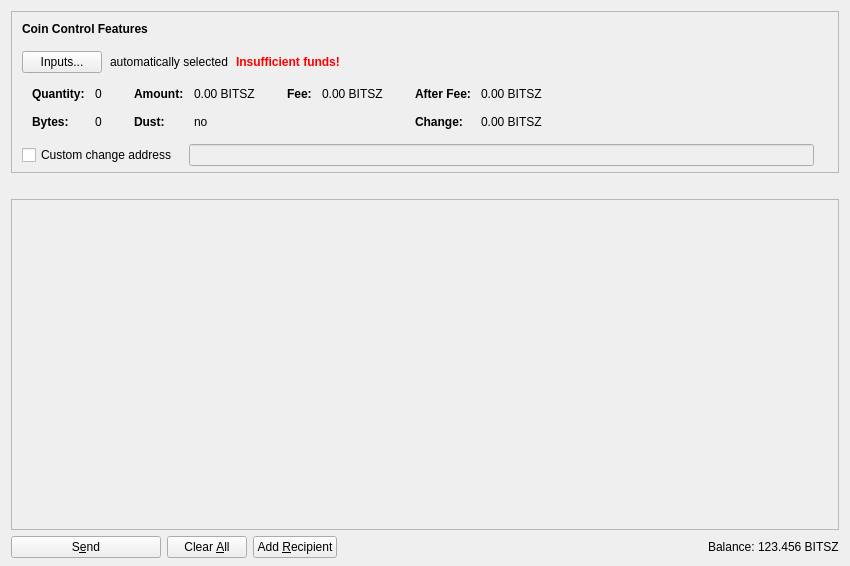
<?xml version="1.0" encoding="UTF-8"?>
<ui version="4.0">
 <class>SendCoinsDialog</class>
 <widget class="QDialog" name="SendCoinsDialog">
  <property name="geometry">
   <rect>
    <x>0</x>
    <y>0</y>
    <width>850</width>
    <height>566</height>
   </rect>
  </property>
  <property name="windowTitle">
   <string>Send Coins</string>
  </property>
  <layout class="QVBoxLayout" name="verticalLayout" stretch="0,0,0,0">
   <property name="bottomMargin">
    <number>8</number>
   </property>
   <item>
    <widget class="QFrame" name="frameCoinControl">
     <property name="sizePolicy">
      <sizepolicy hsizetype="Expanding" vsizetype="Fixed">
       <horstretch>0</horstretch>
       <verstretch>0</verstretch>
      </sizepolicy>
     </property>
     <property name="maximumSize">
      <size>
       <width>16777215</width>
       <height>16777215</height>
      </size>
     </property>
     <property name="frameShape">
      <enum>QFrame::StyledPanel</enum>
     </property>
     <property name="frameShadow">
      <enum>QFrame::Sunken</enum>
     </property>
     <layout class="QVBoxLayout" name="verticalLayoutCoinControl2">
      <property name="spacing">
       <number>0</number>
      </property>
      <property name="leftMargin">
       <number>0</number>
      </property>
      <property name="topMargin">
       <number>0</number>
      </property>
      <property name="rightMargin">
       <number>0</number>
      </property>
      <property name="bottomMargin">
       <number>6</number>
      </property>
      <item>
       <layout class="QVBoxLayout" name="verticalLayoutCoinControl" stretch="0,0,0,0">
        <property name="spacing">
         <number>0</number>
        </property>
        <property name="leftMargin">
         <number>10</number>
        </property>
        <property name="topMargin">
         <number>10</number>
        </property>
        <item>
         <layout class="QHBoxLayout" name="horizontalLayoutCoinControl1">
          <property name="bottomMargin">
           <number>15</number>
          </property>
          <item>
           <widget class="QLabel" name="labelCoinControlFeatures">
            <property name="sizePolicy">
             <sizepolicy hsizetype="Preferred" vsizetype="Maximum">
              <horstretch>0</horstretch>
              <verstretch>0</verstretch>
             </sizepolicy>
            </property>
            <property name="font">
             <font>
              <weight>75</weight>
              <bold>true</bold>
             </font>
            </property>
            <property name="styleSheet">
             <string notr="true">font-weight:bold;</string>
            </property>
            <property name="text">
             <string>Coin Control Features</string>
            </property>
           </widget>
          </item>
         </layout>
        </item>
        <item>
         <layout class="QHBoxLayout" name="horizontalLayoutCoinControl2" stretch="0,0,0,0">
          <property name="spacing">
           <number>8</number>
          </property>
          <property name="bottomMargin">
           <number>10</number>
          </property>
          <item>
           <widget class="QPushButton" name="pushButtonCoinControl">
            <property name="styleSheet">
             <string notr="true"/>
            </property>
            <property name="text">
             <string>Inputs...</string>
            </property>
            <property name="autoDefault">
             <bool>false</bool>
            </property>
           </widget>
          </item>
          <item>
           <widget class="QLabel" name="labelCoinControlAutomaticallySelected">
            <property name="text">
             <string>automatically selected</string>
            </property>
            <property name="margin">
             <number>5</number>
            </property>
           </widget>
          </item>
          <item>
           <widget class="QLabel" name="labelCoinControlInsuffFunds">
            <property name="font">
             <font>
              <weight>75</weight>
              <bold>true</bold>
             </font>
            </property>
            <property name="styleSheet">
             <string notr="true">color:red;font-weight:bold;</string>
            </property>
            <property name="text">
             <string>Insufficient funds!</string>
            </property>
            <property name="margin">
             <number>5</number>
            </property>
           </widget>
          </item>
          <item>
           <spacer name="horizontalSpacerCoinControl">
            <property name="orientation">
             <enum>Qt::Horizontal</enum>
            </property>
            <property name="sizeHint" stdset="0">
             <size>
              <width>800</width>
              <height>1</height>
             </size>
            </property>
           </spacer>
          </item>
         </layout>
        </item>
        <item>
         <widget class="QWidget" name="widgetCoinControl" native="true">
          <property name="sizePolicy">
           <sizepolicy hsizetype="Preferred" vsizetype="Preferred">
            <horstretch>0</horstretch>
            <verstretch>0</verstretch>
           </sizepolicy>
          </property>
          <property name="minimumSize">
           <size>
            <width>0</width>
            <height>0</height>
           </size>
          </property>
          <property name="styleSheet">
           <string notr="true"/>
          </property>
          <layout class="QHBoxLayout" name="horizontalLayoutCoinControl5">
           <property name="leftMargin">
            <number>0</number>
           </property>
           <property name="topMargin">
            <number>0</number>
           </property>
           <property name="rightMargin">
            <number>0</number>
           </property>
           <property name="bottomMargin">
            <number>0</number>
           </property>
           <item>
            <layout class="QHBoxLayout" name="horizontalLayoutCoinControl3" stretch="0,0,0,1">
             <property name="spacing">
              <number>20</number>
             </property>
             <property name="topMargin">
              <number>0</number>
             </property>
             <property name="bottomMargin">
              <number>10</number>
             </property>
             <item>
              <layout class="QFormLayout" name="formLayoutCoinControl1">
               <property name="horizontalSpacing">
                <number>10</number>
               </property>
               <property name="verticalSpacing">
                <number>14</number>
               </property>
               <property name="leftMargin">
                <number>10</number>
               </property>
               <property name="topMargin">
                <number>4</number>
               </property>
               <property name="rightMargin">
                <number>6</number>
               </property>
               <item row="0" column="0">
                <widget class="QLabel" name="labelCoinControlQuantityText">
                 <property name="font">
                  <font>
                   <weight>75</weight>
                   <bold>true</bold>
                  </font>
                 </property>
                 <property name="text">
                  <string>Quantity:</string>
                 </property>
                 <property name="margin">
                  <number>0</number>
                 </property>
                </widget>
               </item>
               <item row="0" column="1">
                <widget class="QLabel" name="labelCoinControlQuantity">
                 <property name="cursor">
                  <cursorShape>IBeamCursor</cursorShape>
                 </property>
                 <property name="contextMenuPolicy">
                  <enum>Qt::ActionsContextMenu</enum>
                 </property>
                 <property name="text">
                  <string notr="true">0</string>
                 </property>
                 <property name="margin">
                  <number>0</number>
                 </property>
                 <property name="textInteractionFlags">
                  <set>Qt::LinksAccessibleByMouse|Qt::TextSelectableByKeyboard|Qt::TextSelectableByMouse</set>
                 </property>
                </widget>
               </item>
               <item row="1" column="0">
                <widget class="QLabel" name="labelCoinControlBytesText">
                 <property name="font">
                  <font>
                   <weight>75</weight>
                   <bold>true</bold>
                  </font>
                 </property>
                 <property name="text">
                  <string>Bytes:</string>
                 </property>
                </widget>
               </item>
               <item row="1" column="1">
                <widget class="QLabel" name="labelCoinControlBytes">
                 <property name="cursor">
                  <cursorShape>IBeamCursor</cursorShape>
                 </property>
                 <property name="contextMenuPolicy">
                  <enum>Qt::ActionsContextMenu</enum>
                 </property>
                 <property name="text">
                  <string notr="true">0</string>
                 </property>
                 <property name="textInteractionFlags">
                  <set>Qt::LinksAccessibleByMouse|Qt::TextSelectableByKeyboard|Qt::TextSelectableByMouse</set>
                 </property>
                </widget>
               </item>
              </layout>
             </item>
             <item>
              <layout class="QFormLayout" name="formLayoutCoinControl2">
               <property name="horizontalSpacing">
                <number>10</number>
               </property>
               <property name="verticalSpacing">
                <number>14</number>
               </property>
               <property name="leftMargin">
                <number>6</number>
               </property>
               <property name="topMargin">
                <number>4</number>
               </property>
               <property name="rightMargin">
                <number>6</number>
               </property>
               <item row="0" column="0">
                <widget class="QLabel" name="labelCoinControlAmountText">
                 <property name="font">
                  <font>
                   <weight>75</weight>
                   <bold>true</bold>
                  </font>
                 </property>
                 <property name="text">
                  <string>Amount:</string>
                 </property>
                 <property name="margin">
                  <number>0</number>
                 </property>
                </widget>
               </item>
               <item row="0" column="1">
                <widget class="QLabel" name="labelCoinControlAmount">
                 <property name="cursor">
                  <cursorShape>IBeamCursor</cursorShape>
                 </property>
                 <property name="contextMenuPolicy">
                  <enum>Qt::ActionsContextMenu</enum>
                 </property>
                 <property name="text">
                  <string notr="true">0.00 BITSZ</string>
                 </property>
                 <property name="textInteractionFlags">
                  <set>Qt::LinksAccessibleByMouse|Qt::TextSelectableByKeyboard|Qt::TextSelectableByMouse</set>
                 </property>
                </widget>
               </item>
               <item row="1" column="0">
                <widget class="QLabel" name="labelCoinControlLowOutputText">
                 <property name="font">
                  <font>
                   <weight>75</weight>
                   <bold>true</bold>
                  </font>
                 </property>
                 <property name="text">
                  <string>Dust:</string>
                 </property>
                </widget>
               </item>
               <item row="1" column="1">
                <widget class="QLabel" name="labelCoinControlLowOutput">
                 <property name="cursor">
                  <cursorShape>IBeamCursor</cursorShape>
                 </property>
                 <property name="contextMenuPolicy">
                  <enum>Qt::ActionsContextMenu</enum>
                 </property>
                 <property name="text">
                  <string notr="true">no</string>
                 </property>
                 <property name="textInteractionFlags">
                  <set>Qt::LinksAccessibleByMouse|Qt::TextSelectableByKeyboard|Qt::TextSelectableByMouse</set>
                 </property>
                </widget>
               </item>
              </layout>
             </item>
             <item>
              <layout class="QFormLayout" name="formLayoutCoinControl3">
               <property name="horizontalSpacing">
                <number>10</number>
               </property>
               <property name="verticalSpacing">
                <number>14</number>
               </property>
               <property name="leftMargin">
                <number>6</number>
               </property>
               <property name="topMargin">
                <number>4</number>
               </property>
               <property name="rightMargin">
                <number>6</number>
               </property>
               <item row="0" column="0">
                <widget class="QLabel" name="labelCoinControlFeeText">
                 <property name="font">
                  <font>
                   <weight>75</weight>
                   <bold>true</bold>
                  </font>
                 </property>
                 <property name="text">
                  <string>Fee:</string>
                 </property>
                 <property name="margin">
                  <number>0</number>
                 </property>
                </widget>
               </item>
               <item row="0" column="1">
                <widget class="QLabel" name="labelCoinControlFee">
                 <property name="cursor">
                  <cursorShape>IBeamCursor</cursorShape>
                 </property>
                 <property name="contextMenuPolicy">
                  <enum>Qt::ActionsContextMenu</enum>
                 </property>
                 <property name="text">
                  <string notr="true">0.00 BITSZ</string>
                 </property>
                 <property name="textInteractionFlags">
                  <set>Qt::LinksAccessibleByMouse|Qt::TextSelectableByKeyboard|Qt::TextSelectableByMouse</set>
                 </property>
                </widget>
               </item>
              </layout>
             </item>
             <item>
              <layout class="QFormLayout" name="formLayoutCoinControl4">
               <property name="horizontalSpacing">
                <number>10</number>
               </property>
               <property name="verticalSpacing">
                <number>14</number>
               </property>
               <property name="leftMargin">
                <number>6</number>
               </property>
               <property name="topMargin">
                <number>4</number>
               </property>
               <property name="rightMargin">
                <number>6</number>
               </property>
               <item row="0" column="0">
                <widget class="QLabel" name="labelCoinControlAfterFeeText">
                 <property name="font">
                  <font>
                   <weight>75</weight>
                   <bold>true</bold>
                  </font>
                 </property>
                 <property name="text">
                  <string>After Fee:</string>
                 </property>
                 <property name="margin">
                  <number>0</number>
                 </property>
                </widget>
               </item>
               <item row="0" column="1">
                <widget class="QLabel" name="labelCoinControlAfterFee">
                 <property name="cursor">
                  <cursorShape>IBeamCursor</cursorShape>
                 </property>
                 <property name="contextMenuPolicy">
                  <enum>Qt::ActionsContextMenu</enum>
                 </property>
                 <property name="text">
                  <string notr="true">0.00 BITSZ</string>
                 </property>
                 <property name="textInteractionFlags">
                  <set>Qt::LinksAccessibleByMouse|Qt::TextSelectableByKeyboard|Qt::TextSelectableByMouse</set>
                 </property>
                </widget>
               </item>
               <item row="1" column="0">
                <widget class="QLabel" name="labelCoinControlChangeText">
                 <property name="font">
                  <font>
                   <weight>75</weight>
                   <bold>true</bold>
                  </font>
                 </property>
                 <property name="text">
                  <string>Change:</string>
                 </property>
                </widget>
               </item>
               <item row="1" column="1">
                <widget class="QLabel" name="labelCoinControlChange">
                 <property name="cursor">
                  <cursorShape>IBeamCursor</cursorShape>
                 </property>
                 <property name="contextMenuPolicy">
                  <enum>Qt::ActionsContextMenu</enum>
                 </property>
                 <property name="text">
                  <string notr="true">0.00 BITSZ</string>
                 </property>
                 <property name="textInteractionFlags">
                  <set>Qt::LinksAccessibleByMouse|Qt::TextSelectableByKeyboard|Qt::TextSelectableByMouse</set>
                 </property>
                </widget>
               </item>
              </layout>
             </item>
            </layout>
           </item>
          </layout>
         </widget>
        </item>
        <item>
         <layout class="QHBoxLayout" name="horizontalLayoutCoinControl4" stretch="0,0,0">
          <property name="spacing">
           <number>12</number>
          </property>
          <property name="sizeConstraint">
           <enum>QLayout::SetDefaultConstraint</enum>
          </property>
          <property name="topMargin">
           <number>5</number>
          </property>
          <property name="rightMargin">
           <number>5</number>
          </property>
          <item>
           <widget class="QCheckBox" name="checkBoxCoinControlChange">
            <property name="toolTip">
             <string>If this is activated, but the change address is empty or invalid, change will be sent to a newly generated address.</string>
            </property>
            <property name="text">
             <string>Custom change address</string>
            </property>
           </widget>
          </item>
          <item>
           <widget class="QValidatedLineEdit" name="lineEditCoinControlChange">
            <property name="enabled">
             <bool>false</bool>
            </property>
            <property name="sizePolicy">
             <sizepolicy hsizetype="Expanding" vsizetype="Fixed">
              <horstretch>0</horstretch>
              <verstretch>0</verstretch>
             </sizepolicy>
            </property>
           </widget>
          </item>
          <item>
           <widget class="QLabel" name="labelCoinControlChangeLabel">
            <property name="sizePolicy">
             <sizepolicy hsizetype="Preferred" vsizetype="Expanding">
              <horstretch>0</horstretch>
              <verstretch>0</verstretch>
             </sizepolicy>
            </property>
            <property name="minimumSize">
             <size>
              <width>0</width>
              <height>0</height>
             </size>
            </property>
            <property name="text">
             <string/>
            </property>
            <property name="margin">
             <number>3</number>
            </property>
           </widget>
          </item>
         </layout>
        </item>
       </layout>
      </item>
     </layout>
    </widget>
   </item>
   <item>
    <spacer name="horizontalSpacer_2">
     <property name="orientation">
      <enum>Qt::Horizontal</enum>
     </property>
     <property name="sizeHint" stdset="0">
      <size>
       <width>40</width>
       <height>20</height>
      </size>
     </property>
    </spacer>
   </item>
   <item>
    <widget class="QScrollArea" name="scrollArea">
     <property name="widgetResizable">
      <bool>true</bool>
     </property>
     <widget class="QWidget" name="scrollAreaWidgetContents">
      <property name="geometry">
       <rect>
        <x>0</x>
        <y>0</y>
        <width>830</width>
        <height>297</height>
       </rect>
      </property>
      <layout class="QVBoxLayout" name="verticalLayout_2" stretch="0">
       <property name="leftMargin">
        <number>0</number>
       </property>
       <property name="topMargin">
        <number>0</number>
       </property>
       <property name="rightMargin">
        <number>0</number>
       </property>
       <property name="bottomMargin">
        <number>0</number>
       </property>
       <item>
        <layout class="QVBoxLayout" name="entries">
         <property name="spacing">
          <number>6</number>
         </property>
        </layout>
       </item>
      </layout>
     </widget>
    </widget>
   </item>
   <item>
    <layout class="QHBoxLayout" name="horizontalLayout">
     <item>
      <widget class="QPushButton" name="sendButton">
       <property name="minimumSize">
        <size>
         <width>150</width>
         <height>0</height>
        </size>
       </property>
       <property name="toolTip">
        <string>Confirm the send action</string>
       </property>
       <property name="text">
        <string>S&amp;end</string>
       </property>
       <property name="icon">
        <iconset resource="../bitcoin.qrc">
         <normaloff>:/icons/send</normaloff>:/icons/send</iconset>
       </property>
       <property name="autoDefault">
        <bool>false</bool>
       </property>
       <property name="default">
        <bool>false</bool>
       </property>
      </widget>
     </item>
     <item>
      <widget class="QPushButton" name="clearButton">
       <property name="sizePolicy">
        <sizepolicy hsizetype="Minimum" vsizetype="Fixed">
         <horstretch>0</horstretch>
         <verstretch>0</verstretch>
        </sizepolicy>
       </property>
       <property name="toolTip">
        <string>Clear all fields of the form.</string>
       </property>
       <property name="text">
        <string>Clear &amp;All</string>
       </property>
       <property name="icon">
        <iconset resource="../bitcoin.qrc">
         <normaloff>:/icons/remove</normaloff>:/icons/remove</iconset>
       </property>
       <property name="autoDefault">
        <bool>false</bool>
       </property>
      </widget>
     </item>
     <item>
      <widget class="QPushButton" name="addButton">
       <property name="toolTip">
        <string>Send to multiple recipients at once</string>
       </property>
       <property name="text">
        <string>Add &amp;Recipient</string>
       </property>
       <property name="icon">
        <iconset resource="../bitcoin.qrc">
         <normaloff>:/icons/add</normaloff>:/icons/add</iconset>
       </property>
       <property name="autoDefault">
        <bool>false</bool>
       </property>
      </widget>
     </item>
     <item>
      <spacer name="horizontalSpacer">
       <property name="orientation">
        <enum>Qt::Horizontal</enum>
       </property>
       <property name="sizeHint" stdset="0">
        <size>
         <width>40</width>
         <height>20</height>
        </size>
       </property>
      </spacer>
     </item>
     <item>
      <layout class="QHBoxLayout" name="horizontalLayout_2">
       <property name="spacing">
        <number>3</number>
       </property>
       <item>
        <widget class="QLabel" name="labelBalanceName">
         <property name="sizePolicy">
          <sizepolicy hsizetype="Preferred" vsizetype="Fixed">
           <horstretch>0</horstretch>
           <verstretch>0</verstretch>
          </sizepolicy>
         </property>
         <property name="text">
          <string>Balance:</string>
         </property>
        </widget>
       </item>
       <item>
        <widget class="QLabel" name="labelBalance">
         <property name="sizePolicy">
          <sizepolicy hsizetype="Preferred" vsizetype="Fixed">
           <horstretch>0</horstretch>
           <verstretch>0</verstretch>
          </sizepolicy>
         </property>
         <property name="cursor">
          <cursorShape>IBeamCursor</cursorShape>
         </property>
         <property name="text">
          <string notr="true">123.456 BITSZ</string>
         </property>
         <property name="textInteractionFlags">
          <set>Qt::LinksAccessibleByMouse|Qt::TextSelectableByKeyboard|Qt::TextSelectableByMouse</set>
         </property>
        </widget>
       </item>
      </layout>
     </item>
    </layout>
   </item>
  </layout>
 </widget>
 <customwidgets>
  <customwidget>
   <class>QValidatedLineEdit</class>
   <extends>QLineEdit</extends>
   <header>qt/qvalidatedlineedit.h</header>
  </customwidget>
 </customwidgets>
 <resources>
  <include location="../bitcoin.qrc"/>
 </resources>
 <connections/>
</ui>
